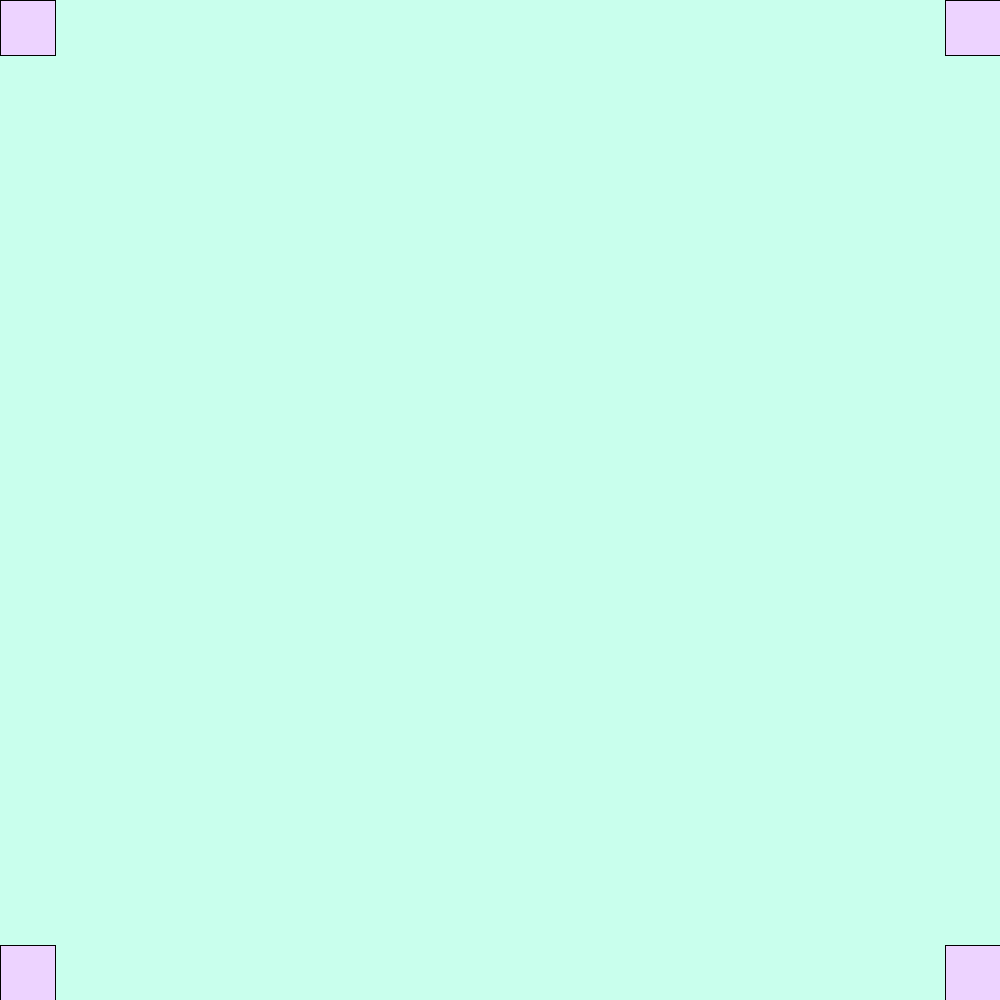
Frame 1 (no input)
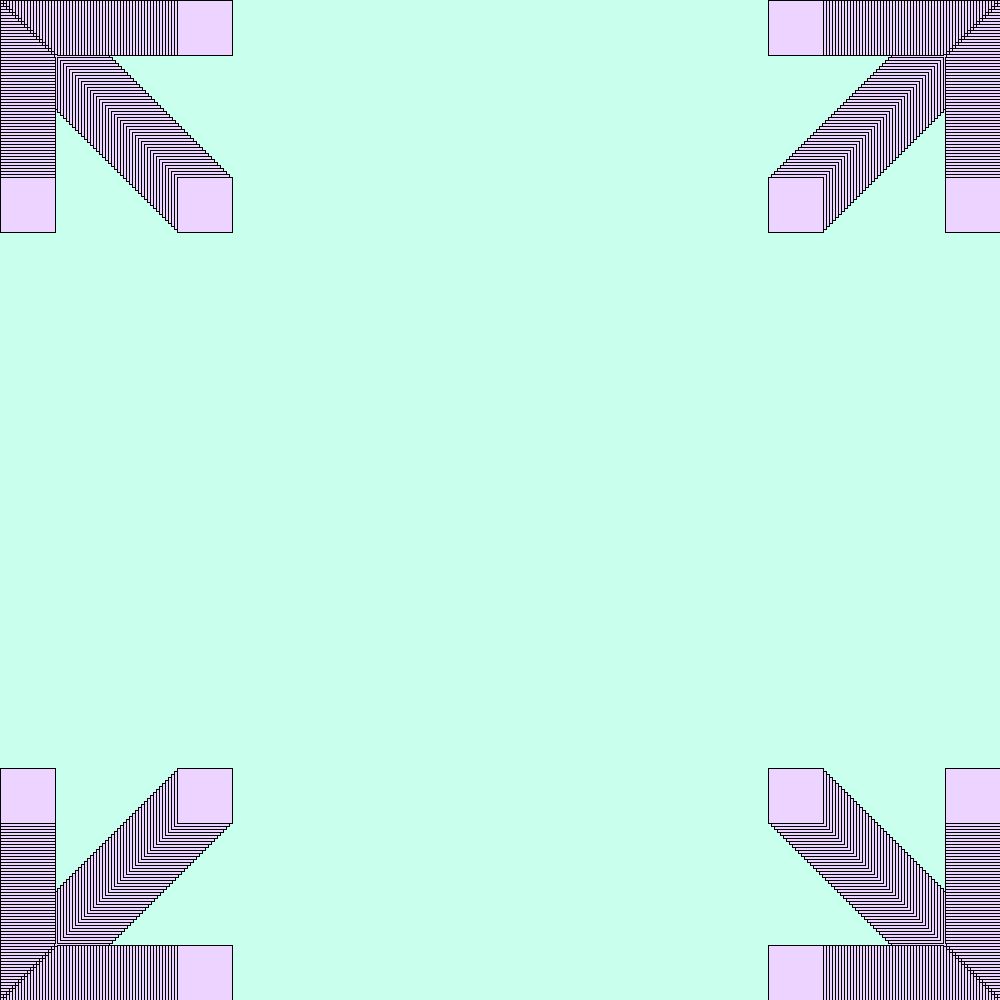
Frame 60 (the mouse pressed at the canvas centre just before this capture)
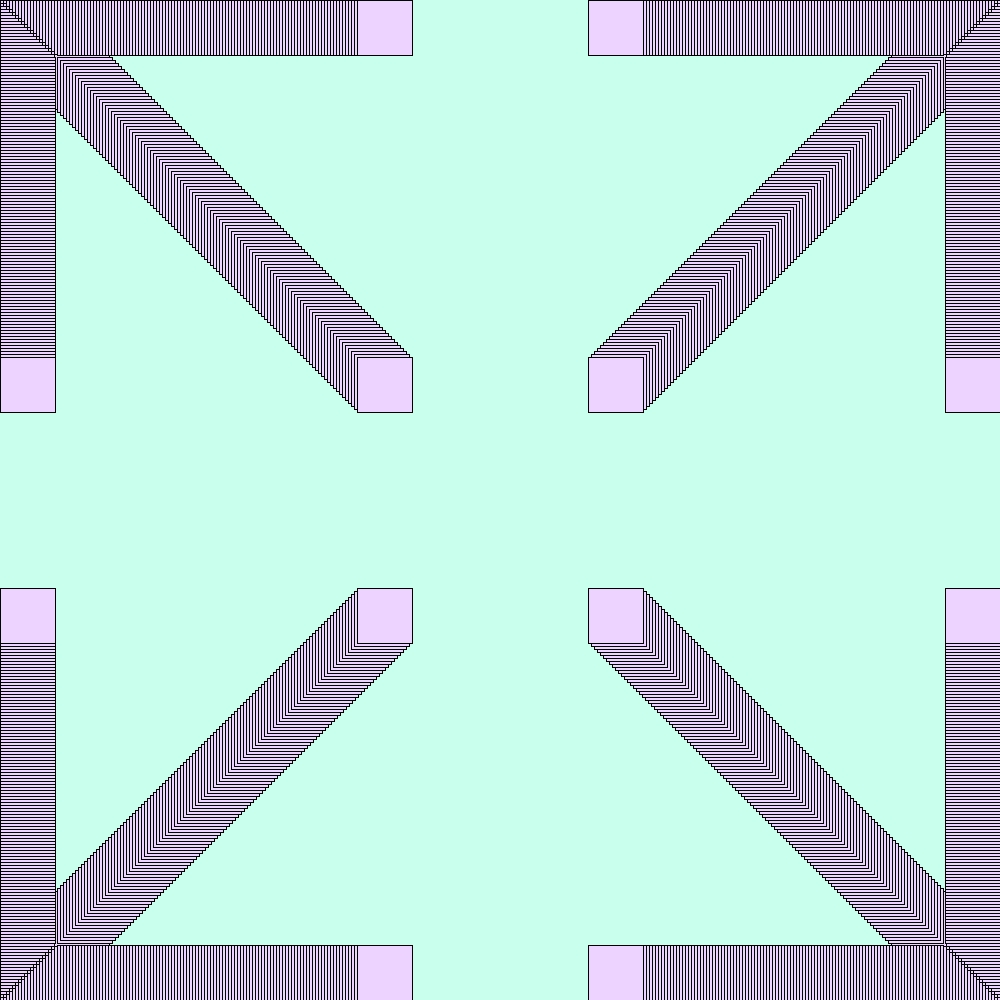
Frame 120 (the mouse held since frame 60 and released just before this capture)

The Processing sketch that drew these frames (run headless with seeded random() and noise(); from frame 60 on, the mouse is pressed at the canvas centre):

// Processing sketch: sujani_movingbox
// ── sujani_movingbox.pde
void setup ()
{
  size (1000, 1000);
  background (#C9FFED);
}


int a = 0;

void draw ()
{
 fill(#EDD3FF) ;
  rect(0 + a, 0, 55, 55);
  rect(0,0+a,55,55);
  rect(0+a,0+a,55,55);
  rect(945-a,0,55,55);
  rect(945,0+a,55,55);
  rect(945-a,0+a,55,55);
  rect(0+a,945,55,55);
  rect(0,945-a,55,55);
  rect(0+a,945-a,55,55);
  rect(945-a,945,55,55);
  rect(945,945-a,55,55);
  rect(945-a,945-a,55,55);
  
  a = a+3;
  if (a>1000)
  {
    a = 0;
  }
  
}
